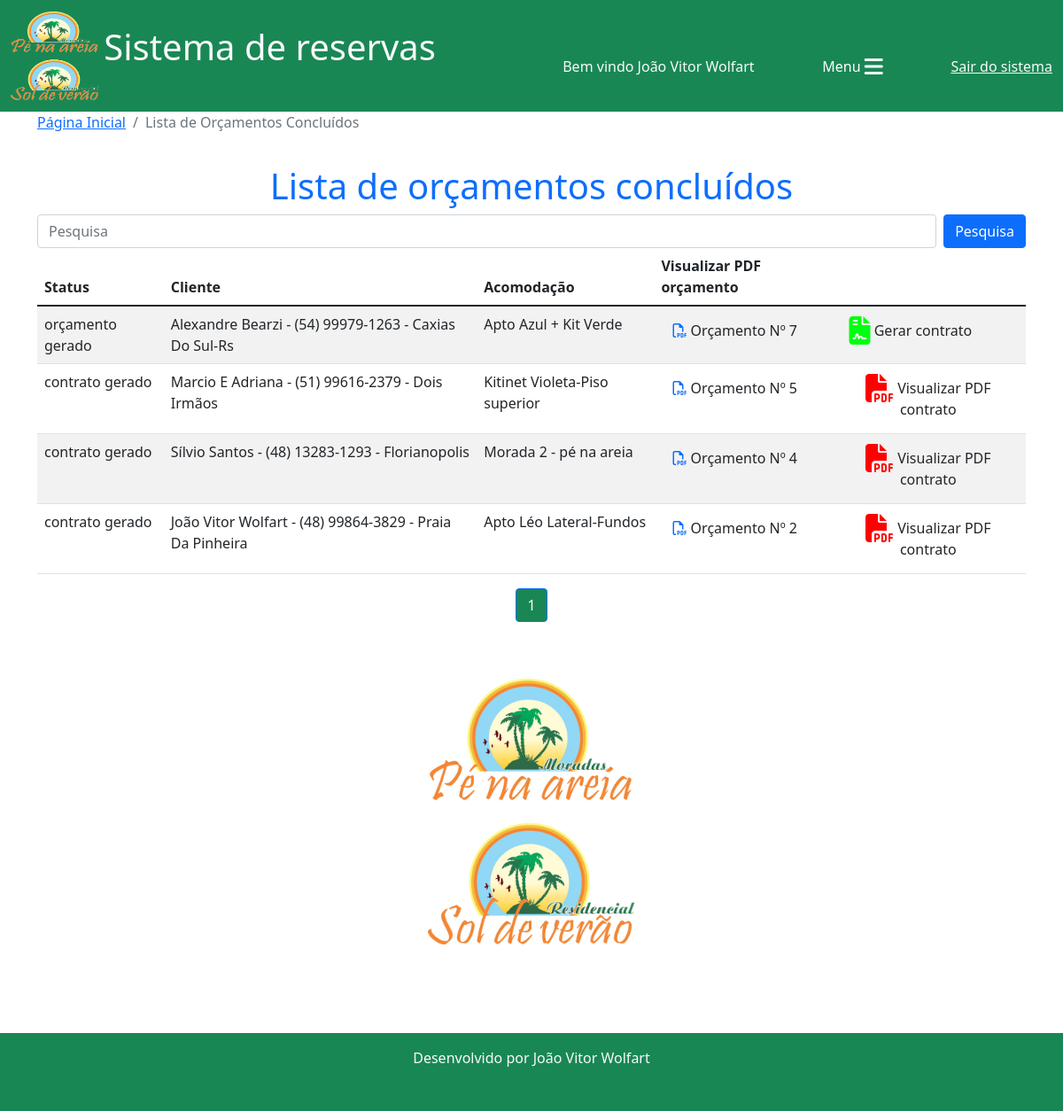
/reservas/lista_orçamentos_concluidos/ (signed in), run on an earlier commit of the app's database.
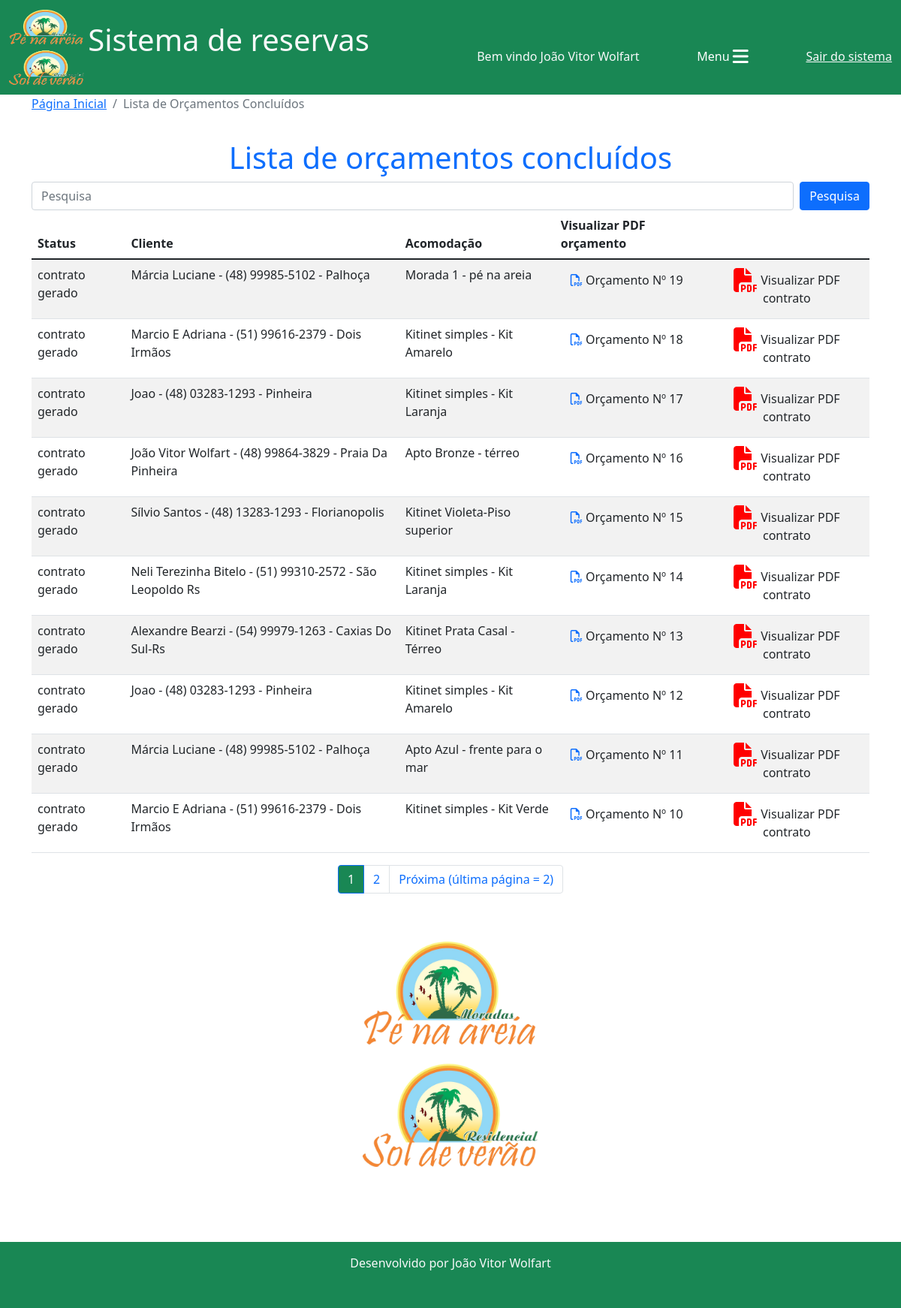
And on a later commit of the database.
### reservas/models.py (models this page shows, shortened)
class Orcamento(models.Model):
    cliente = models.ForeignKey(Cliente, on_delete=models.CASCADE)
    acomodacao = models.ForeignKey(Acomodacao, on_delete=models.CASCADE)
    data_entrada = models.DateField()
    dia_entrada = models.CharField(max_length=20)
    checkin = models.CharField(max_length=100)
    data_saida = models.DateField()
    dia_saida = models.CharField(max_length=20)
    checkout = models.CharField(max_length=100)
    data_orcamento = models.DateField(default=timezone.now)
    n_ocupantes = models.IntegerField(default=0)
    obs_n_ocupantes = models.CharField(max_length=150, blank=True,)
    n_dias = models.IntegerField()
    valor_diaria = models.DecimalField(default=0, max_digits=7, decimal_places=2)
    taxa_limpeza = models.DecimalField(default=0, max_digits=6, decimal_places=2)
    descontos = models.DecimalField(default=0, max_digits=7, decimal_places=2)
    acrescimos = models.DecimalField(default=0, max_digits=7, decimal_places=2)
    valor_pacote = models.DecimalField(default=0, max_digits=7, decimal_places=2)
    dias_pacote = models.IntegerField(default=0)
    diaria_cheia = models.BooleanField(default=False)
    periodo = models.CharField(max_length=100)
    modificado = models.BooleanField(default=False)
    obs_modificacao = models.CharField(max_length=200, blank=True,)
    eliminado = models.BooleanField(default=False)
    status = models.CharField(max_length=20, choices=(("em digitação", "em digitação"), ("digitação concluída", "digitação concluída"), ("orçamento gerado", "orçamento gerado"), ("contrato gerado", "contrato gerado"),))
    total_valor_reserva = models.DecimalField(default=0, max_digits=7, decimal_places=2)
    confirmado = models.BooleanField(default=False)
    valor_pago = models.DecimalField(default=0, max_digits=7, decimal_places=2)
    valor_extras = models.DecimalField(default=0, max_digits=7, decimal_places=2)
    quitado = models.BooleanField(default=False)

class Cliente(models.Model):
    nome = models.CharField(max_length=30)
    telefone = models.CharField(max_length=20, blank=True,)
    obs = models.CharField(max_length=100)
    dados_adicionais = models.BooleanField(default=False)
    def __str__(self):
        return f"{self.nome} - {self.telefone} - {self.obs}"

class Acomodacao(models.Model):
    nome = models.CharField(max_length=50)
    empreendimento = models.ForeignKey(Empreendimento, on_delete=models.DO_NOTHING)
    tipo = models.CharField(max_length=15)
    quartos = models.IntegerField(blank=True, null=True)
    valor_base = models.DecimalField(max_digits=10, decimal_places=2, blank=True, null=True)
    descricao = models.TextField()
    limite_ideal = models.IntegerField(blank=True, null=True)
    limite_adicional = models.IntegerField(blank=True, null=True)
    aceita_pet = models.BooleanField(default=False)
    def __str__(self):
        return f"{self.nome}"

### reservas/templates/lista_orcamentos_concluidos.html (shortened to what this page needs)
{% extends 'base.html'%}
{% load static %}
{% block 'conteudo'%}
<nav aria-label="breadcrumb">
  <ol class="breadcrumb">
    <li class="breadcrumb-item"><a href="{% url 'home'%}">Página Inicial</a></li>
    <li class="breadcrumb-item active" aria-current="page">Lista de Orçamentos Concluídos</li>
  </ol>
</nav>
<h1 style="padding-top: 20px;" class="text-center text-primary">Lista de orçamentos concluídos</h1>
<div class="col-12">
    <form class="d-flex" action="">
        <input class="form-control me-2" type="search" placeholder="Pesquisa" aria-label="Search" name="termo_cliente">
        <button class="btn btn-primary" type="submit">Pesquisa</button>
    </form>
    <div class="col-12 table-responsive">
        <table class="table table-striped table-hover">
          <thead>
            <tr>
              <th scope="col">Status</th>
              <th scope="col">Cliente</th>
              <th scope="col">Acomodação</th>
              <th scope="col">Visualizar PDF orçamento</th>
            </tr>
          </thead>
          <tbody>
            {% for o in orcamentos %}
            <tr>
                <td>{{o.status}}</td>
                <td class="">{{o.cliente}}</td>
                <td class="">{{o.acomodacao}}</td>
                <td><a href="{% url 'vizualizar_pdf' o.id%}" target="_blank" class="btn" title="Visualizar PDF"><i class="fa-regular fa-file-pdf fa-spin-pulse text-primary"></i> Orçamento Nº {{o.id}}</a></td>
                {% if o.status == "orçamento gerado" %}
                <td><a href="{% url 'gerar_contrato' o.id%}" class="btn" title="Gerar contrato"><i class="fa-sharp fa-solid fa-file-contract fa-beat fa-2xl" style="color: #00ff11;"></i> Gerar contrato</a></td>
                {% else %}
                <td><a href="{% url 'visualizar_pdf_contrato' o.id%}" target="_blank" class="btn" title="Visualizar PDF contrato"><i class="fa-solid fa-file-pdf fa-flip fa-2xl" style="color: #ff0000;"></i> Visualizar PDF contrato</a></td>
                {% endif %}
            </tr>
            {% endfor %}
          </tbody>
        </table>
</div>
</div>
<nav aria-label="Page navigation example">
    <ul class="pagination justify-content-center">
      {%for pagina in orcamentos.paginator.page_range%}
      {%if orcamentos.number == pagina%}
        <li class="page-item active"><a class="page-link bg-success" href="?p={{pagina}}&termo_cliente={{termo_cliente}}">{{pagina}}</a></li>
      {% elif orcamentos.number > pagina|add:'-3'  and orcamentos.number < pagina|add:'3'%}
        <li class="page-item"><a class="page-link" href="?p={{pagina}}&termo_cliente={{termo_cliente}}">{{pagina}}</a></li>
      {%endif%}
      {%endfor%}
      {%if orcamentos.has_next%}
      <li class="page-item">
        <a class="page-link" href="?p={{orcamentos.next_page_number}}&termo_cliente={{termo_cliente}}">Próxima (última página = {{orcamentos.paginator.num_pages}})</a>
      </li>
      {%endif%}
    </ul>
  </nav>
<div class="row">
    <div style="height: 400px; text-align: center;">
      <img src="{% static 'img/logo1.png'%}" alt="" class="image-fluid mt-5" style="height: 300px; margin: 0 auto;">
    </div>
</div>
{% endblock %}

What changed in the data, as far as the page shows it:
no longer on this page (row edited): Orcamento: status "orçamento gerado", cliente "Alexandre Bearzi - (54) 99979-1263 - Caxias Do Sul-Rs", acomodacao "Apto Azul + Kit Verde", id "7", shows "Gerar contrato"
no longer on this page (row edited): Orcamento: status "contrato gerado", cliente "Marcio E Adriana - (51) 99616-2379 - Dois Irmãos", acomodacao "Kitinet Violeta-Piso superior", id "5", shows "Visualizar PDF contrato"
no longer on this page (row edited): Orcamento: status "contrato gerado", cliente "Sílvio Santos - (48) 13283-1293 - Florianopolis", acomodacao "Morada 2 - pé na areia", id "4", shows "Visualizar PDF contrato"
no longer on this page (row edited): Orcamento: status "contrato gerado", cliente "João Vitor Wolfart - (48) 99864-3829 - Praia Da Pinheira", acomodacao "Apto Léo Lateral-Fundos", id "2", shows "Visualizar PDF contrato"
added Orcamento: status "contrato gerado", cliente "Márcia Luciane - (48) 99985-5102 - Palhoça", acomodacao "Morada 1 - pé na areia", id "19", shows "Visualizar PDF contrato"
added Orcamento: status "contrato gerado", cliente "Marcio E Adriana - (51) 99616-2379 - Dois Irmãos", acomodacao "Kitinet simples - Kit Amarelo", id "18", shows "Visualizar PDF contrato"
added Orcamento: status "contrato gerado", cliente "Joao - (48) 03283-1293 - Pinheira", acomodacao "Kitinet simples - Kit Laranja", id "17", shows "Visualizar PDF contrato"
added Orcamento: status "contrato gerado", cliente "João Vitor Wolfart - (48) 99864-3829 - Praia Da Pinheira", acomodacao "Apto Bronze - térreo", id "16", shows "Visualizar PDF contrato"
added Orcamento: status "contrato gerado", cliente "Sílvio Santos - (48) 13283-1293 - Florianopolis", acomodacao "Kitinet Violeta-Piso superior", id "15", shows "Visualizar PDF contrato"
added Orcamento: status "contrato gerado", cliente "Neli Terezinha Bitelo - (51) 99310-2572 - São Leopoldo Rs", acomodacao "Kitinet simples - Kit Laranja", id "14", shows "Visualizar PDF contrato"
added Orcamento: status "contrato gerado", cliente "Alexandre Bearzi - (54) 99979-1263 - Caxias Do Sul-Rs", acomodacao "Kitinet Prata Casal - Térreo", id "13", shows "Visualizar PDF contrato"
added Orcamento: status "contrato gerado", cliente "Joao - (48) 03283-1293 - Pinheira", acomodacao "Kitinet simples - Kit Amarelo", id "12", shows "Visualizar PDF contrato"
added Orcamento: status "contrato gerado", cliente "Márcia Luciane - (48) 99985-5102 - Palhoça", acomodacao "Apto Azul - frente para o mar", id "11", shows "Visualizar PDF contrato"
added Orcamento: status "contrato gerado", cliente "Marcio E Adriana - (51) 99616-2379 - Dois Irmãos", acomodacao "Kitinet simples - Kit Verde", id "10", shows "Visualizar PDF contrato"
Also different on the page:
{{ orcamentos.paginator.num_pages }}: (not shown) → "2"
new list line: "2"
text now shown: "Próxima (última página = )"
